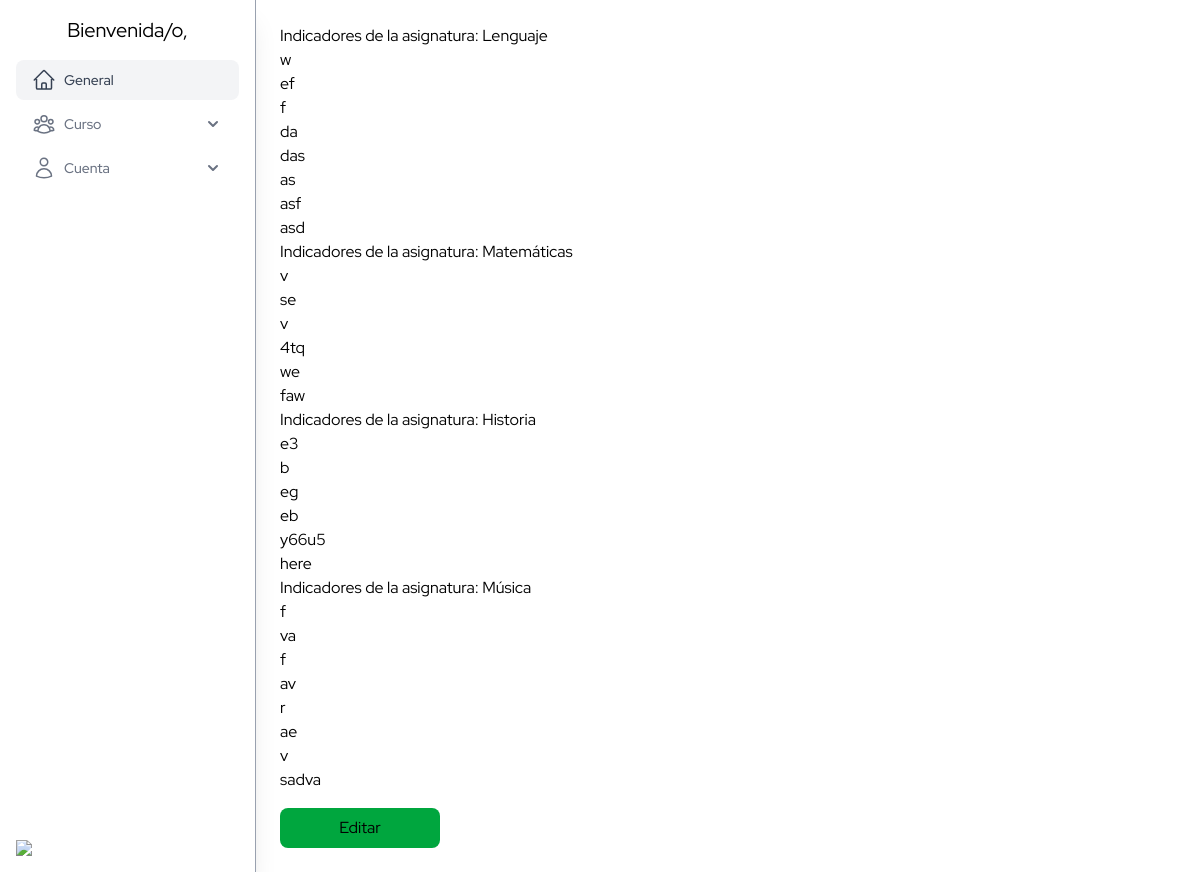
The app's page /paci/edit/1/ with its own data.
### paciApp/models.py (models this page shows, shortened)
class PaciAppModel(DateTime):
    profesor = models.ForeignKey(User, on_delete=models.CASCADE, null=True)
    student = models.ForeignKey(Estudiante, on_delete=models.CASCADE, related_name='paci_student', null=True)
    subject = models.ForeignKey(Asignatura, on_delete=models.CASCADE, related_name='paci_subject', null=True)
    axis = models.ForeignKey(Eje, on_delete=models.CASCADE, related_name='paci_axis', null=True)
    objetivo_general = models.TextField(null=True)
    adecuacion_curricular = models.TextField(null=True)
    estrategias = models.TextField(blank=True)
    class Meta:
        verbose_name = "Paci App Model"
        verbose_name_plural = "Paci App Models"

class Indicador_paci(models.Model):
    indicador = models.CharField(max_length=150, null=True)
    paci = models.ForeignKey(PaciAppModel, on_delete=models.CASCADE, related_name='indicadores_paci', null=True)
    def __str__(self) -> str:
        return self.indicador or ""

### core/models.py (models this page shows)
class Asignatura(models.Model):
    nombre = models.CharField(max_length=100)
    def __str__(self):
        return self.nombre

### paciApp/views.py (the view)
# urls.py: path('paci/', include('paciApp.urls')),
def paci(request, id):
    estudiante = get_object_or_404(Estudiante, id=id)
    asignaturas = Asignatura.objects.prefetch_related('ejes').all()
    asignaturas_data = []
    for asignatura in asignaturas:
        ejes_list = list(asignatura.ejes.all().values('id', 'nombre'))
        asignaturas_data.append({
            'id': asignatura.id,
            'nombre': asignatura.nombre,
            'ejes': ejes_list
        })
    paci = PaciAppModel.objects.filter(
            student=estudiante.id
        ).select_related(
            'profesor', 'student', 'subject', 'axis'
        ).prefetch_related(
            'indicadores_paci'
        )
    context = {
        'estudiante': estudiante,
        'asignaturas_json': json.dumps(asignaturas_data),
        'asignaturas': asignaturas,
        'objetivos': Objetivos.objects.all(),
        'estrategias': Estrategias.objects.all(),
        'paci':paci
    }
    return render(request, 'edit_paci.html', context)

### core/a.py (called while the page is built)
def estudiantes_global(request):
    student = Estudiante.objects.all()
    users = User.objects.filter(role="TEACHER")
    return {
        'estudiantes': student,
        'users': users
    }

### paciApp/templates/edit_paci.html
{% extends 'base.html'%}
{% block content %}
<form action="" method="post" class="flex flex-col">
    {% for item in paci %}
    <p>Indicadores de la asignatura: {{item.subject}}</p>
        {% for ind in item.indicadores_paci.all%}
            <input type="text" value="{{ind}}">
        {% endfor %}
    {% endfor %}
    <button type="submit" class="rounded-lg bg-green-600 w-40 p-2 mt-4">Editar</button>
</form>
{% endblock %}

### templates/base.html (style rules this page uses)
body { font-family: 'Red Hat Display', sans-serif; }

### records on screen
PaciAppModel: subject "Lenguaje"
Indicador_paci: indicador "w"
Indicador_paci: indicador "ef"
Indicador_paci: indicador "f"
Indicador_paci: indicador "da"
Indicador_paci: indicador "das"
Indicador_paci: indicador "as"
Indicador_paci: indicador "asf"
Indicador_paci: indicador "asd"
PaciAppModel: subject "Matemáticas"
Indicador_paci: indicador "v"
Indicador_paci: indicador "se"
Indicador_paci: indicador "v"
Indicador_paci: indicador "4tq"
Indicador_paci: indicador "we"
Indicador_paci: indicador "faw"
PaciAppModel: subject "Historia"
Indicador_paci: indicador "e3"
Indicador_paci: indicador "b"
Indicador_paci: indicador "eg"
Indicador_paci: indicador "eb"
Indicador_paci: indicador "y66u5"
Indicador_paci: indicador "here"
PaciAppModel: subject "Música"
Indicador_paci: indicador "f"
Indicador_paci: indicador "va"
Indicador_paci: indicador "f"
Indicador_paci: indicador "av"
Indicador_paci: indicador "r"
Indicador_paci: indicador "ae"
Indicador_paci: indicador "v"
Indicador_paci: indicador "sadva"
